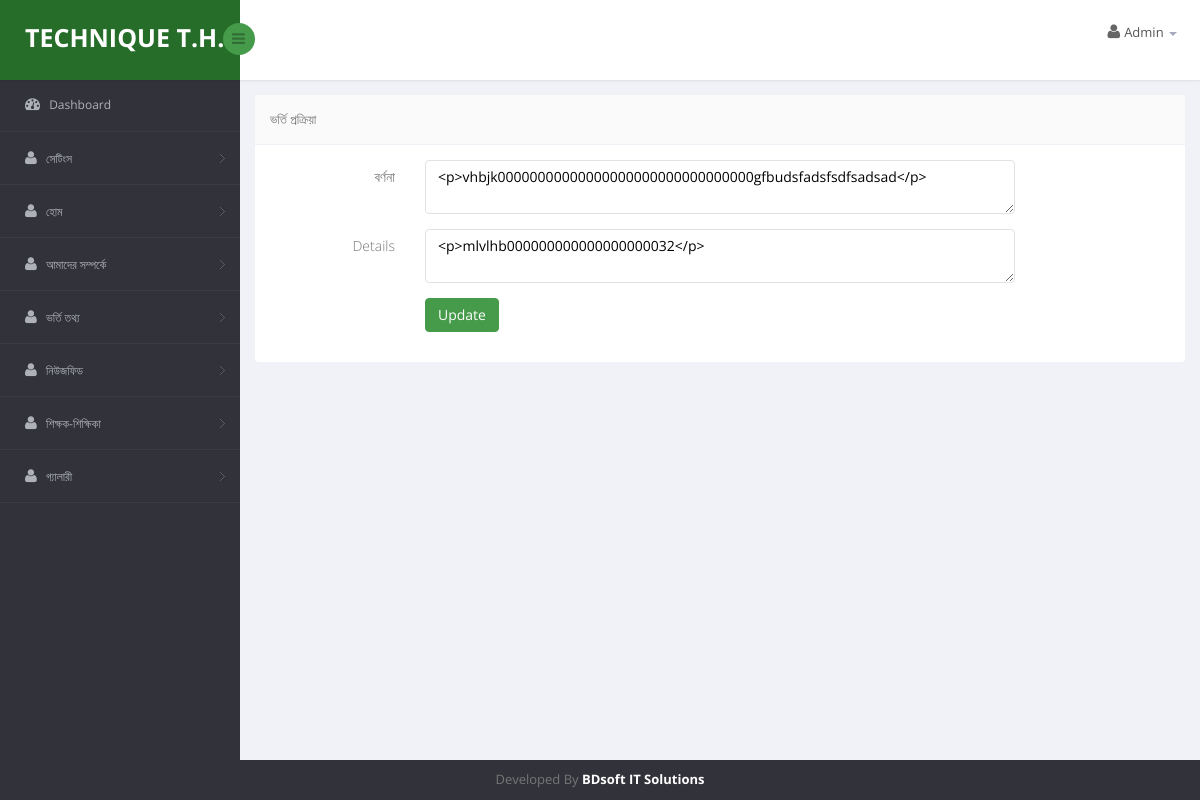
The page /technique_school/soft/home_admission_process.php (signed in) on the database its author committed.
### tables this page shows
CREATE TABLE `home_admission_process` (
  `home_admission_process_id` int(11) NOT NULL,
  `bn_details` text NOT NULL,
  `en_details` text NOT NULL,
  `created_by` int(11) NOT NULL,
  `created_on` datetime NOT NULL,
  `is_updated` int(1) NOT NULL DEFAULT '0',
  `updated_by` int(11) NOT NULL,
  `updated_on` datetime NOT NULL,
  `is_active` int(1) NOT NULL DEFAULT '1'
);

### technique_school/soft/home_admission_process.php (the view, shortened to what this page needs)
<?php include 'include/header.php';?>
<?php include 'include/sidebar.php';?>
<?php include 'include/body-top.php';?>
<?php
        $tbl_name="home_admission_process";
?>
     <?php
        $sql = "SELECT * FROM $tbl_name WHERE `home_admission_process_id` = 1 ";
        $result = mysqli_fetch_array(mysqli_query($con,$sql));
    ?>
     <form class="cmxform form-horizontal " id="signupForm" method="post" action=""  enctype="multipart/form-data">
         <div class="form-group ">
            <label for="bn_details" class="control-label col-lg-2">বর্ণনা </label>
            <div class="col-lg-8">
                <textarea  class=" form-control" id="" name="bn_details"  type="text"  ><?=$result['bn_details']?></textarea>
            </div>
        </div>
        <div class="form-group ">
           <label for="en_details" class="control-label col-lg-2">Details </label>
            <div class="col-lg-8">
                <textarea  class=" form-control" id="" name="en_details"  type="text"  ><?=$result['en_details']?></textarea>
            </div>
        </div>
       <div class="form-group">
            <div class="col-lg-offset-2 col-md-offset-3 col-sm-offset-3 col-xs-offset-3 col-lg-5">
              <input type="submit" class="btn btn-primary" name="update" value="Update" />
            </div>
        </div>
    </form>
<?php include 'include/body-bottom.php';?>
<?php include 'include/footer.php';?>

### rows shown on the page
home_admission_process: bn_details "<p>vhbjk00000000000000000000000000000000gfbudsfadsfsdfsadsad</p>", en_details "<p>mlvlhb000000000000000000032</p>"

### other values the page prints
$table_heading "ভর্তি প্রক্রিয়া"
